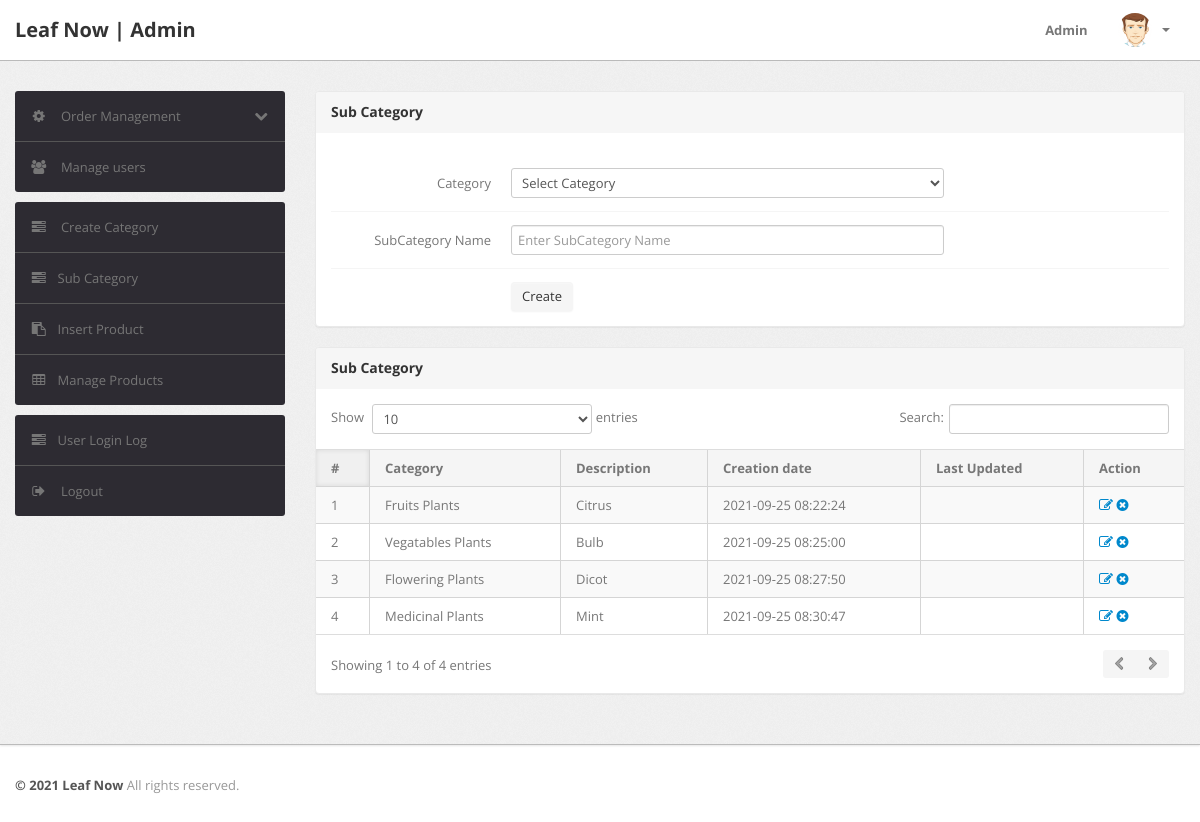
Page /leafnow/admin/subcategory.php (signed in) on the committed database.
### tables this page shows
CREATE TABLE `subcategory` (
  `id` int(11) NOT NULL,
  `categoryid` int(11) DEFAULT NULL,
  `subcategory` varchar(255) DEFAULT NULL,
  `creationDate` timestamp NULL DEFAULT current_timestamp(),
  `updationDate` varchar(255) DEFAULT NULL
);

CREATE TABLE `category` (
  `id` int(11) NOT NULL,
  `categoryName` varchar(255) DEFAULT NULL,
  `categoryDescription` longtext DEFAULT NULL,
  `creationDate` timestamp NOT NULL DEFAULT current_timestamp(),
  `updationDate` varchar(255) DEFAULT NULL
);

### leafnow/admin/subcategory.php (the view, shortened to what this page needs)
 <?php
include('include/config.php');
if(strlen($_SESSION['alogin'])==0)
	{
header('location:index.php');
}
else{
?>
<!DOCTYPE html>
<html lang="en">
<head>
	<link type="text/css" href="bootstrap/css/bootstrap.min.css" rel="stylesheet">
	<link type="text/css" href="bootstrap/css/bootstrap-responsive.min.css" rel="stylesheet">
	<link type="text/css" href="css/theme.css" rel="stylesheet">
	<link type="text/css" href="images/icons/css/font-awesome.css" rel="stylesheet">
</head>
<body>
<?php include('include/header.php');?>
	<div class="wrapper">
		<div class="container">
			<div class="row">
<?php include('include/sidebar.php');?>
			<div class="span9">
					<div class="content">
						<div class="module">
							<div class="module-head">
								<h3>Sub Category</h3>
							</div>
							<div class="module-body">
									<br />
			<form class="form-horizontal row-fluid" name="subcategory" method="post" >
<div class="control-group">
<label class="control-label" for="basicinput">Category</label>
<div class="controls">
<select name="category" class="span8 tip" required>
<option value="">Select Category</option>
</select>
</div>
</div>
<div class="control-group">
<label class="control-label" for="basicinput">SubCategory Name</label>
<div class="controls">
<input type="text" placeholder="Enter SubCategory Name"  name="subcategory" class="span8 tip" required>
</div>
</div>
	<div class="control-group">
											<div class="controls">
												<button type="submit" name="submit" class="btn">Create</button>
											</div>
										</div>
									</form>
							</div>
						</div>
	<div class="module">
							<div class="module-head">
								<h3>Sub Category</h3>
							</div>
							<div class="module-body table">
								<table cellpadding="0" cellspacing="0" border="0" class="datatable-1 table table-bordered table-striped	 display" width="100%">
									<thead>
										<tr>
											<th>#</th>
											<th>Category</th>
											<th>Description</th>
											<th>Creation date</th>
											<th>Last Updated</th>
											<th>Action</th>
										</tr>
									</thead>
									<tbody>
<?php $query=mysqli_query($con,"select subcategory.id,category.categoryName,subcategory.subcategory,subcategory.creationDate,subcategory.updationDate from subcategory join category on category.id=subcategory.categoryid");
$cnt=1;
while($row=mysqli_fetch_array($query))
{
?>
										<tr>
											<td><?php echo htmlentities($cnt);?></td>
											<td><?php echo htmlentities($row['categoryName']);?></td>
											<td><?php echo htmlentities($row['subcategory']);?></td>
											<td> <?php echo htmlentities($row['creationDate']);?></td>
											<td><?php echo htmlentities($row['updationDate']);?></td>
											<td>
											<a href="edit-subcategory.php?id=<?php echo $row['id']?>" ><i class="icon-edit"></i></a>
											<a href="subcategory.php?id=<?php echo $row['id']?>&del=delete" onClick="return confirm('Are you sure you want to delete?')"><i class="icon-remove-sign"></i></a></td>
										</tr>
										<?php $cnt=$cnt+1; } ?>
								</table>
							</div>
						</div>
					</div>
				</div>
			</div>
		</div>
	</div>
<?php include('include/footer.php');?>
</body>
<?php } ?>

### rows in the picture
subcategory: categoryid.categoryName "Fruits Plants", subcategory "Citrus", creationDate "2021-09-25 08:22:24"
subcategory: categoryid.categoryName "Vegatables Plants", subcategory "Bulb", creationDate "2021-09-25 08:25:00"
subcategory: categoryid.categoryName "Flowering Plants", subcategory "Dicot", creationDate "2021-09-25 08:27:50"
subcategory: categoryid.categoryName "Medicinal Plants", subcategory "Mint", creationDate "2021-09-25 08:30:47"
